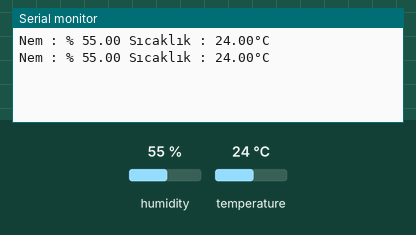
The sketch below on a simulated Arduino Uno, built with avr-gcc and run on an emulated ATmega328P. On the bench: the last lines printed to the serial monitor. The inputs (shaded band) are chosen by the test bench; at power-on: humidity 55 %, temperature 24 °C.

Above: at 4.8 s.
4.9 s: humidity set to 22 %
At 7.5 s:
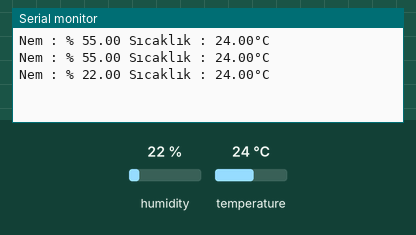
7.9 s: temperature set to 12 °C
At 8.7 s:
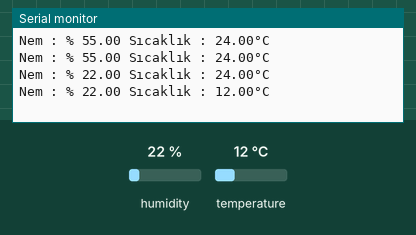
10.9 s: humidity set to 40 %
At 13.5 s:
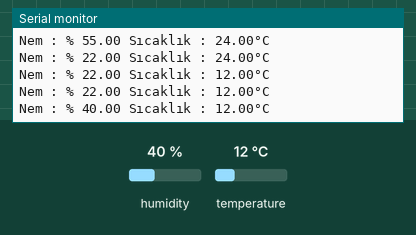
Timing chart, 0 to 15.0 s (numbered marks = the images above; inputs shaded):
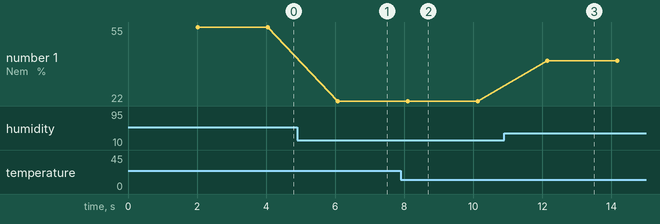

Measured:
- after the input at 4.9 s, the serial monitor: prints a new line after 1.2 s (image 1)
- after the input at 7.9 s, the serial monitor: prints a new line after 0.20 s (image 2)
- after the input at 10.9 s, the serial monitor: prints a new line after 1.2 s (image 3)
- plotted number 1: 55 → 22 after the input at 4.9 s, 22 → 40 after the input at 10.9 s

The sketch:

temp_hum_mon.ino
```cpp
//Kodlar Yunus HADİÇ tarafından yazılmıştır.Tüm hakları saklıdır.


#include "DHT.h"

#define DHTPIN 3

#define DHTTYPE DHT11   // DHT 11


DHT dht(DHTPIN, DHTTYPE);

void setup() {
  Serial.begin(9600);


  dht.begin();
}

void loop() {
  // Wait a few seconds between measurements.
  delay(2000);

  // Reading temperature or humidity takes about 250 milliseconds!
  // Sensor readings may also be up to 2 seconds 'old' (its a very slow sensor)
  float h = dht.readHumidity();
  // Read temperature as Celsius (the default)
  float t = dht.readTemperature();


  Serial.print(F("Nem : % "));
  Serial.print(h);
  Serial.print(F(" Sıcaklık : "));
  Serial.print(t);
  Serial.println(F("°C "));


}
```
